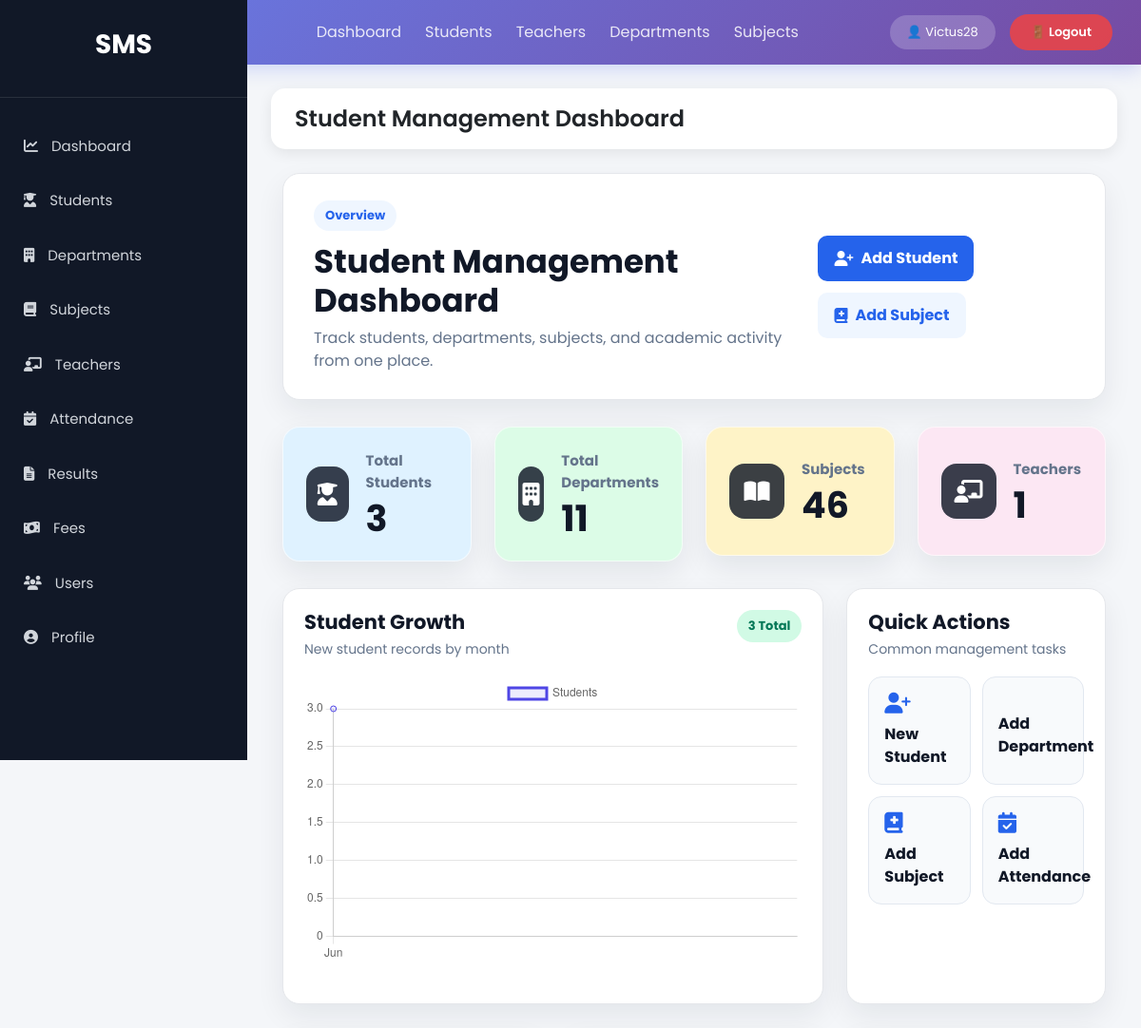
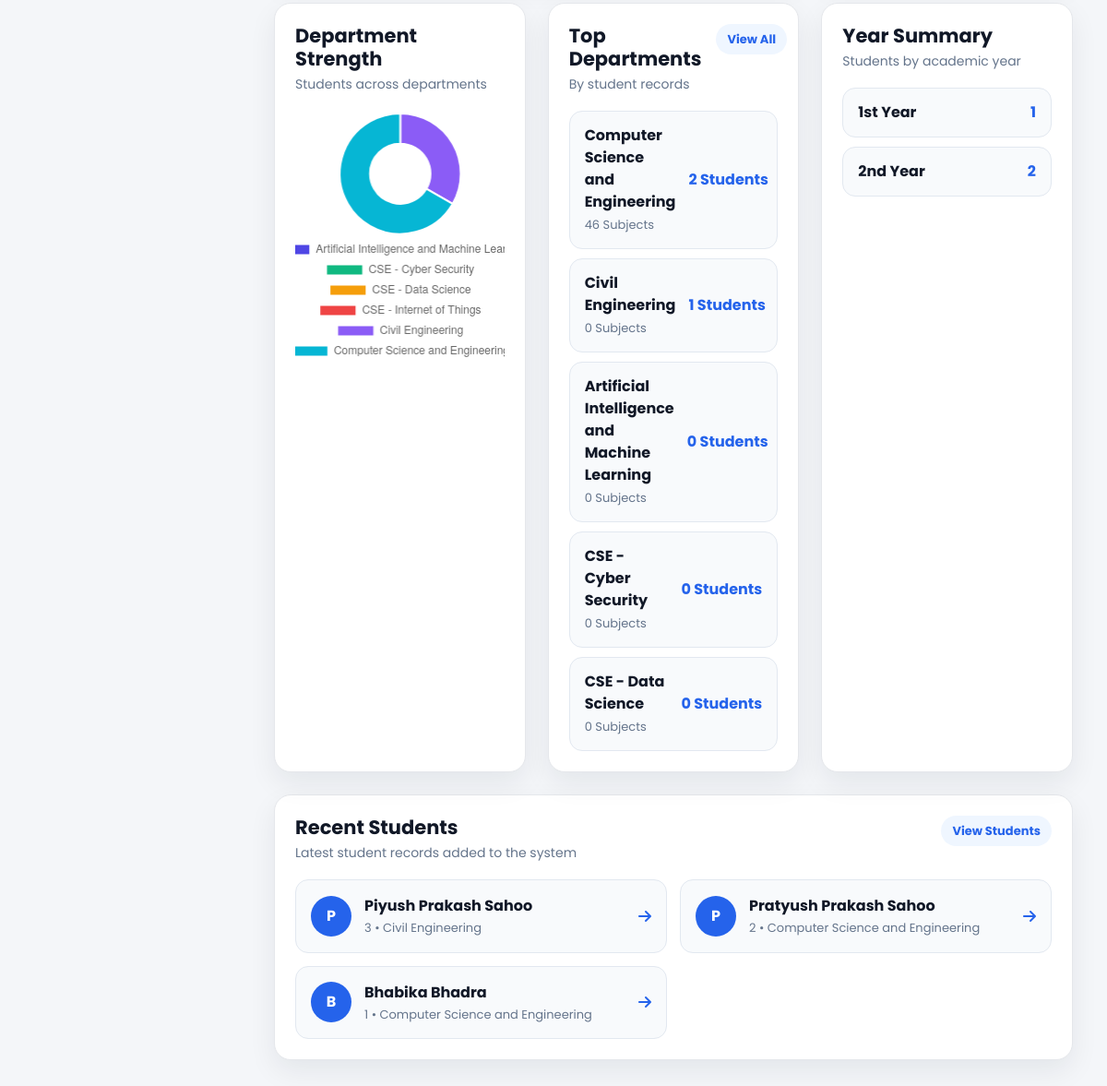
The app's page / (signed in), older data (2 pictures, top to bottom).
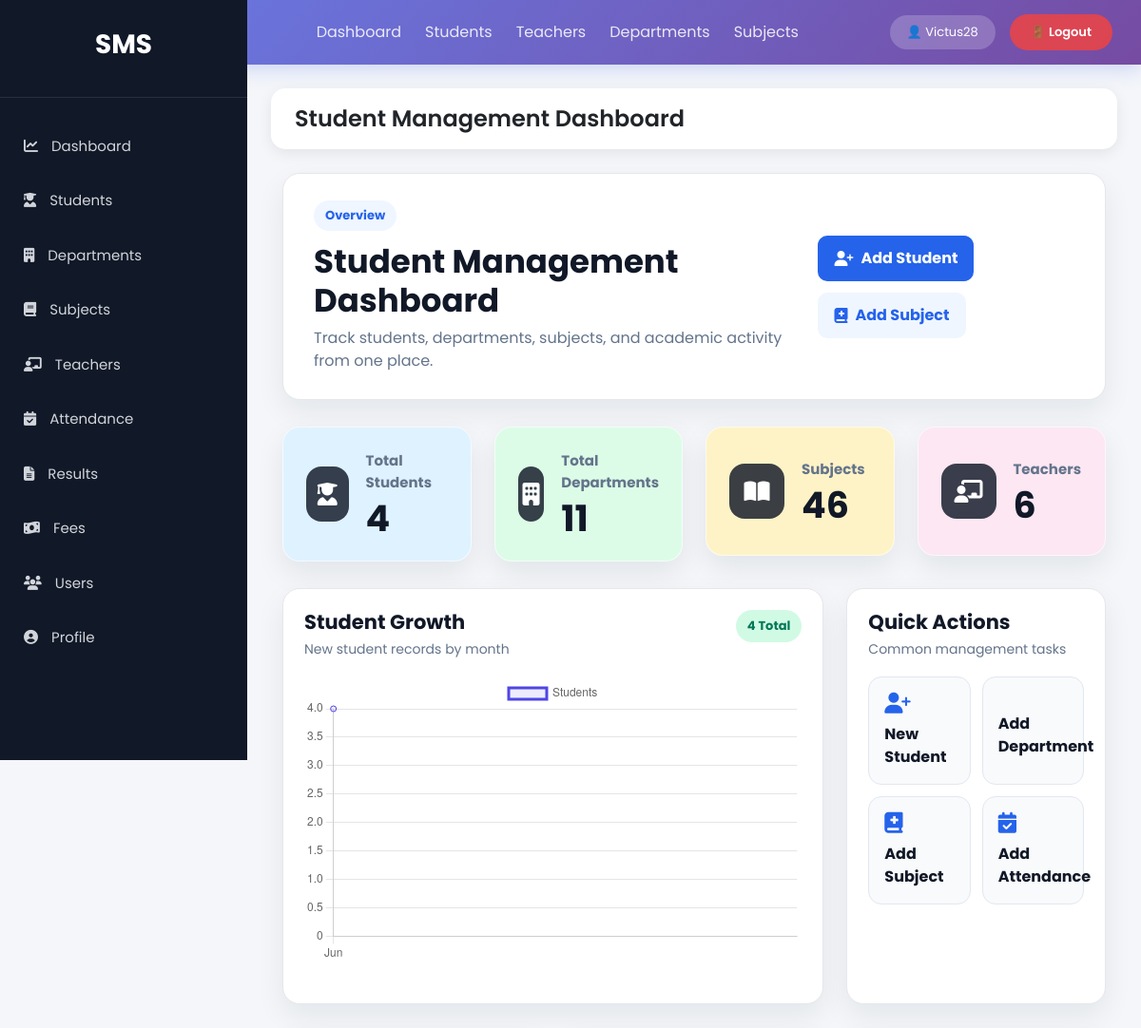
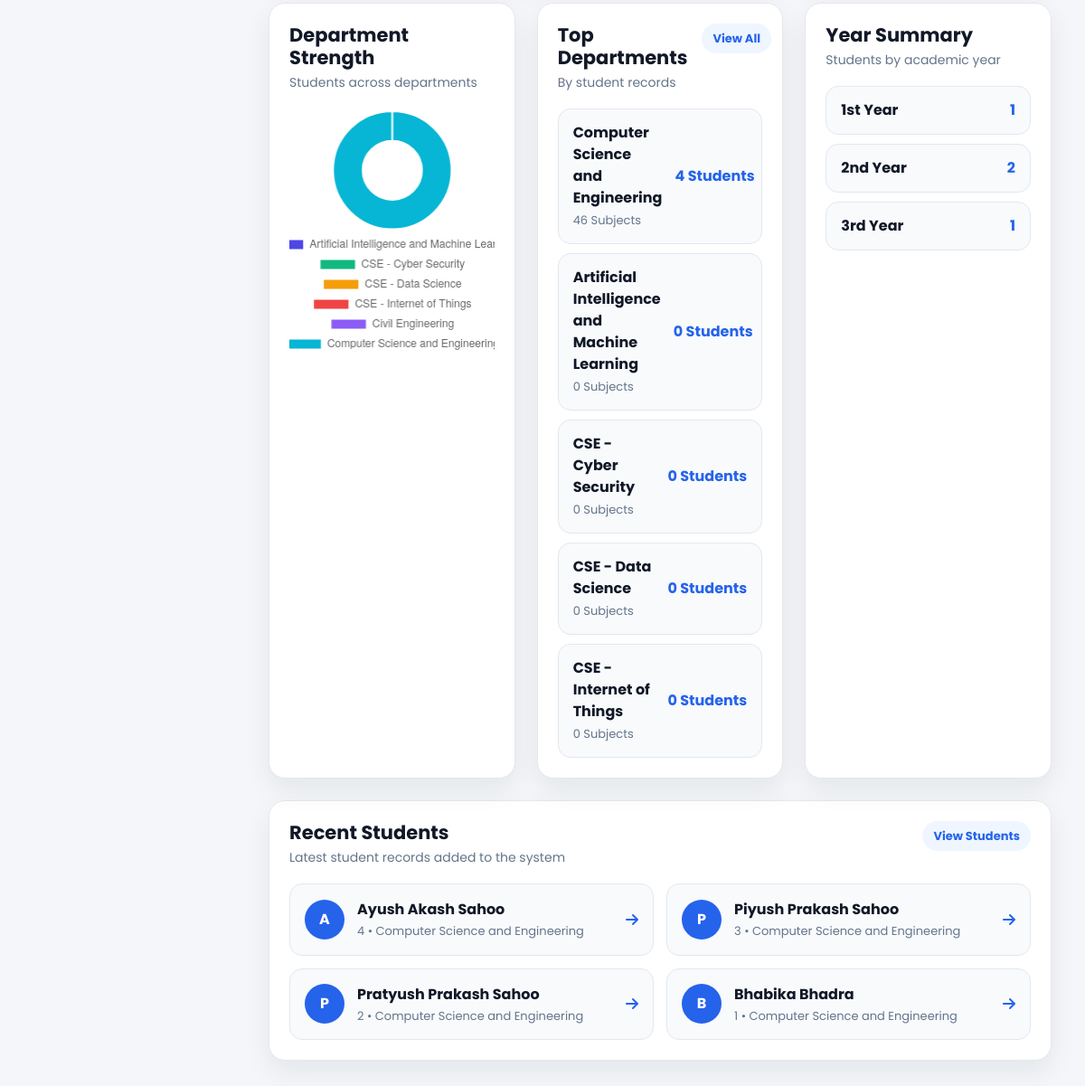
The same page, newer data (2 pictures, top to bottom).
### StudentManage_app/models.py (models this page shows, shortened)
class Department(models.Model):
    name = models.CharField(max_length=100)
    hod = models.ForeignKey(
        'Teacher',  # Use string reference to avoid circular import
        on_delete=models.SET_NULL,  # Keep department if teacher is deleted
        null=True,
        blank=True,
        related_name='headed_departments'  # Access from Teacher side
    )
    def __str__(self):
        return self.name

class Student(models.Model):
    YEAR_CHOICES = (
        ('1st Year', '1st Year'),
        ('2nd Year', '2nd Year'),
        ('3rd Year', '3rd Year'),
        ('4th Year', '4th Year'),
    )
    GENDER_CHOICES = (
        ('Male', 'Male'),
        ('Female', 'Female'),
        ('Other', 'Other'),
    )
    name = models.CharField(max_length=100)
    roll_no = models.CharField(max_length=20, unique=True)
    email = models.EmailField(unique=True)
    phone = models.CharField(max_length=15)
    department = models.ForeignKey(Department, on_delete=models.CASCADE, related_name='students')
    year = models.CharField(max_length=20, choices=YEAR_CHOICES)
    gender = models.CharField(max_length=20, choices=GENDER_CHOICES)
    dob = models.DateField()
    address = models.TextField()
    photo = models.ImageField(upload_to='students/', blank=True, null=True)
    created_at = models.DateTimeField(auto_now_add=True,null=True,blank=True)
    class Meta:
        ordering = ['-name']

### StudentManage_app/views.py (the view)
# urls.py: path('', views.dashboard, name='dashboard'),
@login_required
def dashboard(request):
    students = Student.objects.select_related('department').all()
    total_students = students.count()
    recent_students = students.order_by('-created_at')[:5]
    departments = Department.objects.annotate(
        student_count=Count('students', distinct=True),
        subject_count=Count('subjects', distinct=True),
    ).order_by('-student_count', 'name')[:5]
    year_summary = students.values('year').annotate(count=Count('id')).order_by('year')
    department_summary = Department.objects.annotate(
        student_count=Count('students')
    ).order_by('name')
    monthly_summary = students.annotate(
        month=TruncMonth('created_at')
    ).values('month').annotate(count=Count('id')).order_by('month')
    monthly_labels = [item['month'].strftime('%b') for item in monthly_summary if item['month']]
    monthly_data = [item['count'] for item in monthly_summary if item['month']]
    department_labels = [department.name for department in department_summary]
    department_student_data = [department.student_count for department in department_summary]
    context = {
        'total_students': total_students,
        'total_departments': Department.objects.count(),
        'total_teachers': Teacher.objects.count(),
        'total_fees': Fee.objects.count(),
        'total_attendance': Attendance.objects.count(),
        'total_results': Result.objects.count(),
        'total_subjects': Subject.objects.count(),
        'total_users': User.objects.count(),
        'total_classes': Student.objects.values('department').distinct().count(),
        'departments': departments,
        'year_summary': year_summary,
        'monthly_labels': json.dumps(monthly_labels or ['No Data']),
        'monthly_data': json.dumps(monthly_data or [0]),
        'department_labels': json.dumps(department_labels or ['No Data']),
        'department_student_data': json.dumps(department_student_data or [0]),
        'recent_students': recent_students
    }
    return render(request, 'dashboard.html', context)

### StudentManage_app/templates/dashboard.html (shortened to what the changed rows need)
{% extends 'base.html' %}
{% block content %}
<div class="container-fluid dashboard-page">
    <div class="dashboard-hero">
        <div>
            <h1>Student Management Dashboard</h1>
        </div>
    </div>
    <div class="row g-4 dashboard-stats">
        <div class="col-xl-3 col-md-6">
            <a href="{% url 'student_list' %}" class="dashboard-stat-card stat-blue">
                <div>
                    <span>Total Students</span>
                    <strong>{{ total_students }}</strong>
                </div>
            </a>
        </div>
        <div class="col-xl-3 col-md-6">
            <a href="{% url 'teacher_list' %}" class="dashboard-stat-card stat-pink">
                <div>
                    <span>Teachers</span>
                    <strong>{{ total_teachers }}</strong>
                </div>
            </a>
        </div>
    </div>
    <div class="row g-4 mt-1">
        <div class="col-xl-8">
            <div class="dashboard-panel">
                <div class="panel-heading">
                    <div>
                        <h3>Student Growth</h3>
                        <p>New student records by month</p>
                    </div>
                    <span class="panel-badge">{{ total_students }} Total</span>
                </div>
                <div class="chart-wrap">
                    <canvas id="studentGrowthChart"></canvas>
                </div>
            </div>
        </div>
    </div>
    <div class="row g-4 mt-1">
        <div class="col-xl-4">
            <div class="dashboard-panel h-100">
                <div class="chart-wrap chart-wrap-small">
                    <canvas id="departmentChart"></canvas>
                </div>
            </div>
        </div>
        <div class="col-xl-4">
            <div class="dashboard-panel h-100">
                <div class="department-list">
                    {% for department in departments %}
                    <a href="{% url 'department_detail' department.id %}" class="department-row">
                        <div>
                            <strong>{{ department.name }}</strong>
                            <span>{{ department.subject_count }} Subjects</span>
                        </div>
                        <span>{{ department.student_count }} Students</span>
                    </a>
                    {% empty %}
                    <div class="dashboard-empty">No departments found.</div>
                    {% endfor %}
                </div>
            </div>
        </div>
        <div class="col-xl-4">
            <div class="dashboard-panel h-100">
                <div class="year-summary">
                    {% for year in year_summary %}
                    <div class="year-row">
                        <span>{{ year.year|default:"Not Set" }}</span>
                        <strong>{{ year.count }}</strong>
                    </div>
                    {% empty %}
                    <div class="dashboard-empty">No student year data found.</div>
                    {% endfor %}
                </div>
            </div>
        </div>
    </div>
    <div class="dashboard-panel mt-4">
        <div class="recent-student-grid">
            {% for student in recent_students %}
            <a href="{% url 'student_detail' student.id %}" class="recent-student-card">
                <div class="student-avatar">
                    {{ student.name|slice:":1" }}
                </div>
                <div>
                    <strong>{{ student.name }}</strong>
                    <span>{{ student.roll_no }} • {{ student.department }}</span>
                </div>
                <i class="fas fa-arrow-right"></i>
            </a>
            {% empty %}
            <div class="dashboard-empty">No students found.</div>
            {% endfor %}
        </div>
    </div>
</div>
<script>
const monthlyLabels = {{ monthly_labels|safe }};
const monthlyData = {{ monthly_data|safe }};
const departmentLabels = {{ department_labels|safe }};
const departmentStudentData = {{ department_student_data|safe }};
new Chart(document.getElementById('studentGrowthChart'), {
    type: 'line',
    data: {
        labels: monthlyLabels,
        datasets: [{
            label: 'Students',
            data: monthlyData,
            borderColor: '#4f46e5',
            backgroundColor: 'rgba(79,70,229,0.1)',
            fill: true,
            tension: 0.4
        }]
    },
    options: {
        responsive: true,
        maintainAspectRatio: false,
        plugins: {
            legend: {
                display: true
            }
        },
        scales: {
            y: {
                beginAtZero: true
            }
        }
    }
});
// Department Chart
new Chart(document.getElementById('departmentChart'), {
    type: 'doughnut',
    data: {
        labels: departmentLabels,
        datasets: [{
            data: departmentStudentData,
            backgroundColor: [
                '#4f46e5',
                '#10b981',
                '#f59e0b',
                '#ef4444',
                '#8b5cf6',
                '#06b6d4',
                '#ec4899'
            ]
        }]
    },
    options: {
        responsive: true,
        maintainAspectRatio: false,
        plugins: {
            legend: {
                position: 'bottom'
            }
        }
    }
});
</script>
{% endblock %}

Row changes from the older to the newer data that the page shows:
no longer on this page (row unchanged): Department: name "Civil Engineering", subject_count "0", student_count "1"
changed Department "Computer Science and Engineering": student_count "2" → "4"
now on this page (row unchanged): Department: name "CSE - Internet of Things", subject_count "0", student_count "0"
added Student: name "A", name "Ayush Akash Sahoo", roll_no "4", department "Computer Science and Engineering"
changed Student "Piyush Prakash Sahoo": department "Civil Engineering" → "Computer Science and Engineering"
Text that changed along with them:
{{ total_students }}: "3" → "4"
{{ total_teachers }}: "1" → "6"
chart data {{ monthly_data|safe }}: [3] → [4]
chart data {{ department_student_data|safe }}: [0, 0, 0, 0, 1, 2, 0, 0, 0, 0, 0] → [0, 0, 0, 0, 0, 4, 0, 0, 0, 0, 0]
new list line: "3rd Year 1"
